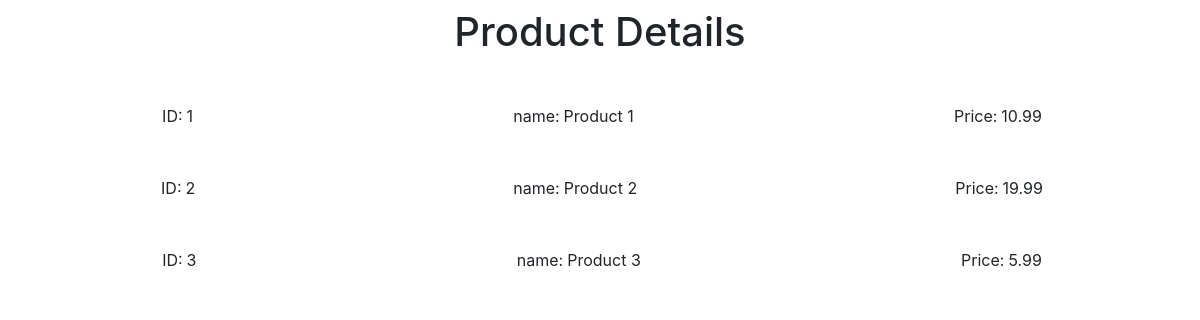
/accessAllProducts.php, run on the app's committed database.
### tables this page shows
CREATE TABLE `products` (
  `id` int(10) UNSIGNED NOT NULL,
  `name` varchar(50) NOT NULL,
  `price` decimal(10,2) NOT NULL,
  `image` varchar(255) DEFAULT NULL
);

### accessAllProducts.php (the view, shortened to what this page needs)
<head>
    <link rel="stylesheet" href="https://cdnjs.cloudflare.com/ajax/libs/font-awesome/4.7.0/css/font-awesome.min.css">
    <link rel="stylesheet" href="style.css">
    <link rel="stylesheet" href="https://maxcdn.bootstrapcdn.com/bootstrap/4.0.0/css/bootstrap.min.css">
</head>
<h1 class="mt-2 d-flex justify-content-center">
    Product Details
</h1>
<?php
  include('db-connection.php');
  $result = $conn->query("SELECT * FROM products");
  if (mysqli_num_rows($result) > 0)
  {
    for($i=1;$i<=mysqli_num_rows($result);$i++)
    {
      $row = $result->fetch_assoc();
  ?>
  <div class="d-flex justify-content-around my-5 ">
        <div class="d-flex">
            <div class="px-1">ID: </div>
            <div><?php echo $row['id'] ?></div>
        </div>
        <div class="d-flex">
            <div class="px-1">name:</div>
        <div><?php echo $row['name'] ?></div>
        </div>
      <div class="d-flex">
        <div class="px-1">Price:</div>
        <div><?php echo $row['price'] ?></div>
      </div>
    </div>
    <?php
    }}
    ?>
<body>
</body>

### style.css (style rules this page uses)
* { margin: 0; padding: 0; box-sizing: border-box; }

### data on the page
products: id "1", name "Product 1", price "10.99"
products: id "2", name "Product 2", price "19.99"
products: id "3", name "Product 3", price "5.99"
